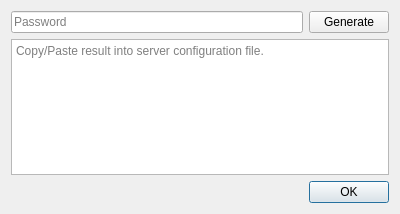
<?xml version="1.0" encoding="UTF-8"?>
<ui version="4.0">
 <class>KeyGeneratorDialog</class>
 <widget class="QDialog" name="KeyGeneratorDialog">
  <property name="geometry">
   <rect>
    <x>0</x>
    <y>0</y>
    <width>400</width>
    <height>214</height>
   </rect>
  </property>
  <property name="windowTitle">
   <string>Password Generator</string>
  </property>
  <property name="windowIcon">
   <iconset resource="../rolisteam.qrc">
    <normaloff>:/logo-256.ico</normaloff>:/logo-256.ico</iconset>
  </property>
  <layout class="QVBoxLayout" name="verticalLayout">
   <item>
    <layout class="QHBoxLayout" name="horizontalLayout">
     <item>
      <widget class="QLineEdit" name="m_passwordEdit">
       <property name="echoMode">
        <enum>QLineEdit::Password</enum>
       </property>
       <property name="placeholderText">
        <string>Password</string>
       </property>
      </widget>
     </item>
     <item>
      <widget class="QPushButton" name="pushButton">
       <property name="text">
        <string>Generate</string>
       </property>
      </widget>
     </item>
    </layout>
   </item>
   <item>
    <widget class="QPlainTextEdit" name="m_resultEdit">
     <property name="readOnly">
      <bool>true</bool>
     </property>
     <property name="textInteractionFlags">
      <set>Qt::TextSelectableByKeyboard|Qt::TextSelectableByMouse</set>
     </property>
     <property name="placeholderText">
      <string>Copy/Paste result into server configuration file.</string>
     </property>
    </widget>
   </item>
   <item>
    <widget class="QDialogButtonBox" name="buttonBox">
     <property name="orientation">
      <enum>Qt::Horizontal</enum>
     </property>
     <property name="standardButtons">
      <set>QDialogButtonBox::Ok</set>
     </property>
    </widget>
   </item>
  </layout>
 </widget>
 <resources>
  <include location="../rolisteam.qrc"/>
  <include location="../rolisteam.qrc"/>
 </resources>
 <connections>
  <connection>
   <sender>buttonBox</sender>
   <signal>accepted()</signal>
   <receiver>KeyGeneratorDialog</receiver>
   <slot>accept()</slot>
   <hints>
    <hint type="sourcelabel">
     <x>248</x>
     <y>254</y>
    </hint>
    <hint type="destinationlabel">
     <x>157</x>
     <y>274</y>
    </hint>
   </hints>
  </connection>
  <connection>
   <sender>buttonBox</sender>
   <signal>rejected()</signal>
   <receiver>KeyGeneratorDialog</receiver>
   <slot>reject()</slot>
   <hints>
    <hint type="sourcelabel">
     <x>316</x>
     <y>260</y>
    </hint>
    <hint type="destinationlabel">
     <x>286</x>
     <y>274</y>
    </hint>
   </hints>
  </connection>
 </connections>
</ui>
